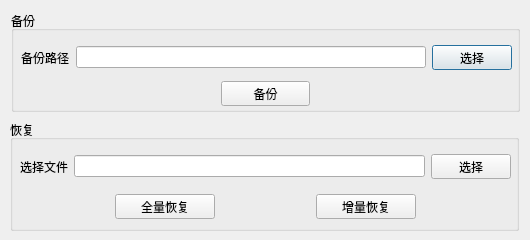
<?xml version="1.0" encoding="UTF-8"?>
<ui version="4.0">
 <class>BackupAndRecoveryDialog</class>
 <widget class="QDialog" name="BackupAndRecoveryDialog">
  <property name="geometry">
   <rect>
    <x>0</x>
    <y>0</y>
    <width>530</width>
    <height>240</height>
   </rect>
  </property>
  <property name="windowTitle">
   <string>Dialog</string>
  </property>
  <widget class="QGroupBox" name="groupBox">
   <property name="geometry">
    <rect>
     <x>11</x>
     <y>11</y>
     <width>509</width>
     <height>101</height>
    </rect>
   </property>
   <property name="title">
    <string>备份</string>
   </property>
   <widget class="QWidget" name="layoutWidget">
    <property name="geometry">
     <rect>
      <x>10</x>
      <y>30</y>
      <width>491</width>
      <height>33</height>
     </rect>
    </property>
    <layout class="QHBoxLayout" name="horizontalLayout">
     <item>
      <widget class="QLabel" name="label">
       <property name="text">
        <string>备份路径</string>
       </property>
      </widget>
     </item>
     <item>
      <widget class="QLineEdit" name="backupPath">
       <property name="readOnly">
        <bool>true</bool>
       </property>
      </widget>
     </item>
     <item>
      <widget class="QPushButton" name="pushButton">
       <property name="maximumSize">
        <size>
         <width>16777215</width>
         <height>25</height>
        </size>
       </property>
       <property name="text">
        <string>选择</string>
       </property>
      </widget>
     </item>
    </layout>
   </widget>
   <widget class="QPushButton" name="backupButton">
    <property name="geometry">
     <rect>
      <x>210</x>
      <y>70</y>
      <width>89</width>
      <height>25</height>
     </rect>
    </property>
    <property name="maximumSize">
     <size>
      <width>16777215</width>
      <height>25</height>
     </size>
    </property>
    <property name="text">
     <string>备份</string>
    </property>
   </widget>
  </widget>
  <widget class="QGroupBox" name="groupBox_2">
   <property name="geometry">
    <rect>
     <x>10</x>
     <y>120</y>
     <width>509</width>
     <height>111</height>
    </rect>
   </property>
   <property name="title">
    <string>恢复</string>
   </property>
   <widget class="QWidget" name="layoutWidget">
    <property name="geometry">
     <rect>
      <x>10</x>
      <y>30</y>
      <width>491</width>
      <height>33</height>
     </rect>
    </property>
    <layout class="QHBoxLayout" name="horizontalLayout_2">
     <item>
      <widget class="QLabel" name="label_2">
       <property name="text">
        <string>选择文件</string>
       </property>
      </widget>
     </item>
     <item>
      <widget class="QLineEdit" name="recoveryFilePath">
       <property name="text">
        <string/>
       </property>
       <property name="readOnly">
        <bool>true</bool>
       </property>
       <property name="clearButtonEnabled">
        <bool>false</bool>
       </property>
      </widget>
     </item>
     <item>
      <widget class="QPushButton" name="pushButton_2">
       <property name="maximumSize">
        <size>
         <width>16777215</width>
         <height>25</height>
        </size>
       </property>
       <property name="text">
        <string>选择</string>
       </property>
      </widget>
     </item>
    </layout>
   </widget>
   <widget class="QWidget" name="">
    <property name="geometry">
     <rect>
      <x>10</x>
      <y>70</y>
      <width>491</width>
      <height>33</height>
     </rect>
    </property>
    <layout class="QHBoxLayout" name="horizontalLayout_3">
     <item>
      <widget class="QPushButton" name="recoveryButton">
       <property name="maximumSize">
        <size>
         <width>100</width>
         <height>25</height>
        </size>
       </property>
       <property name="text">
        <string>全量恢复</string>
       </property>
      </widget>
     </item>
     <item>
      <widget class="QPushButton" name="appendRecoveryButton">
       <property name="maximumSize">
        <size>
         <width>100</width>
         <height>25</height>
        </size>
       </property>
       <property name="text">
        <string>增量恢复</string>
       </property>
      </widget>
     </item>
    </layout>
   </widget>
  </widget>
 </widget>
 <resources/>
 <connections/>
</ui>
